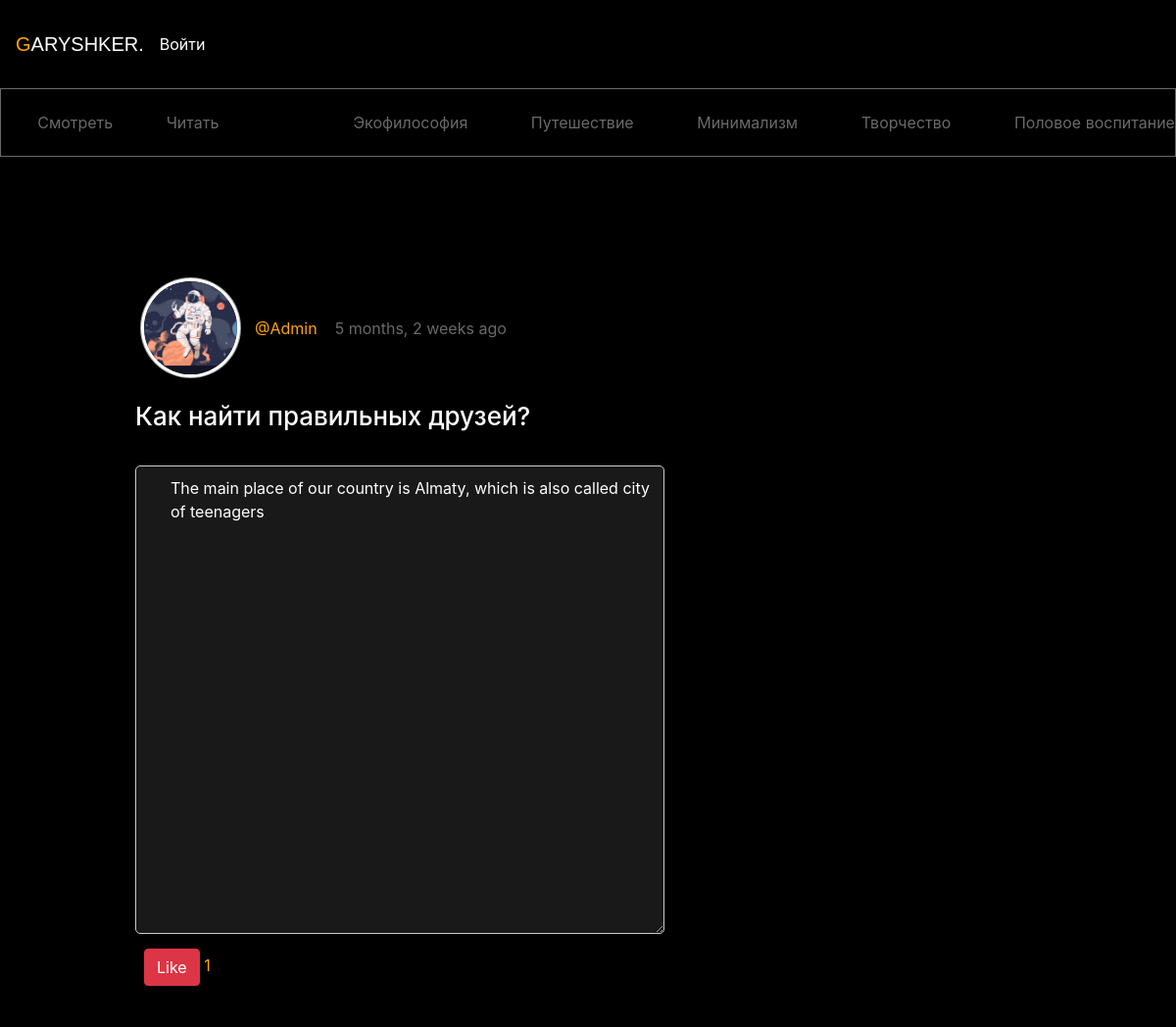
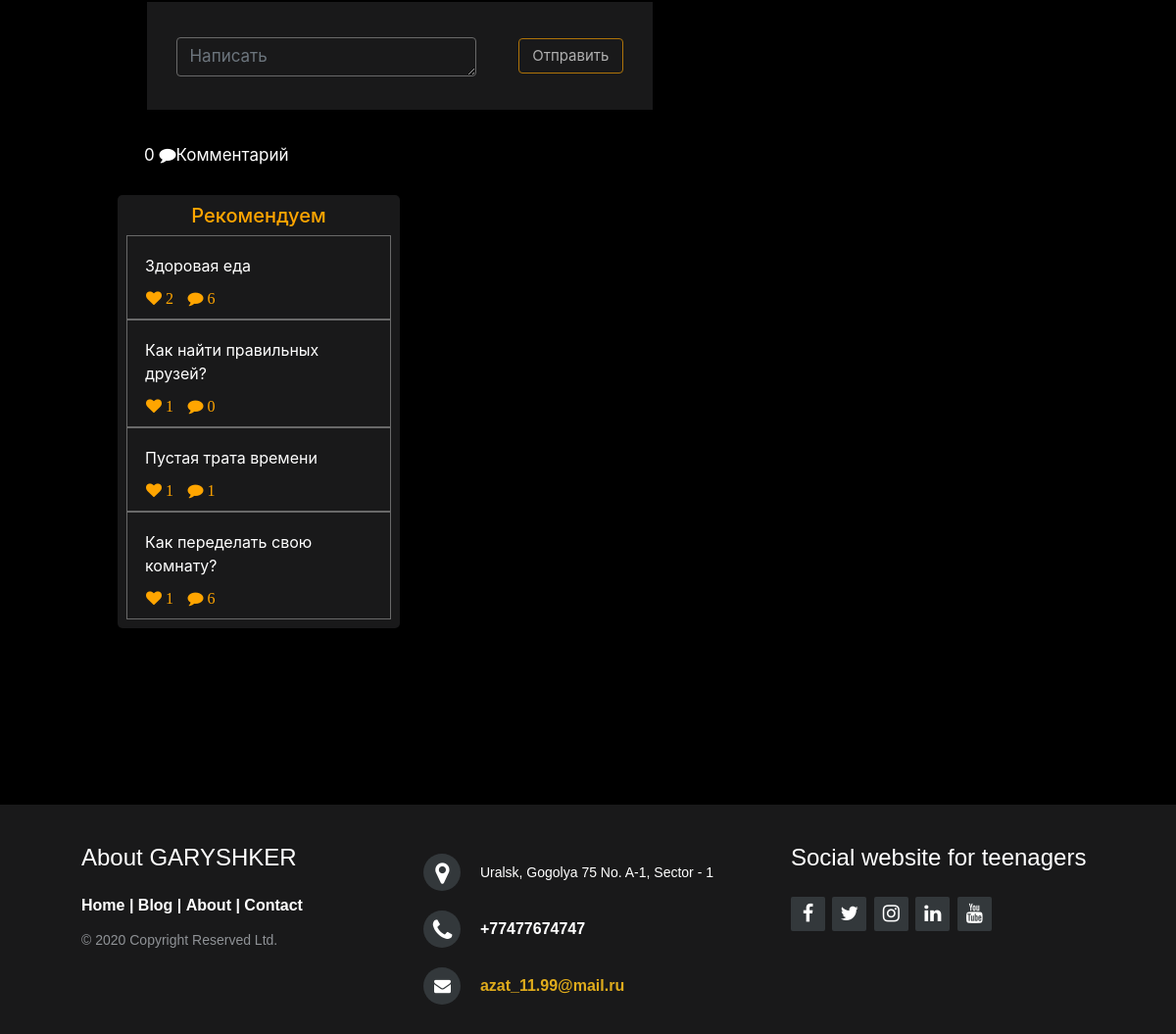
The app's page /obrazovanie/report_detail/8, older data (2 pictures, top to bottom).
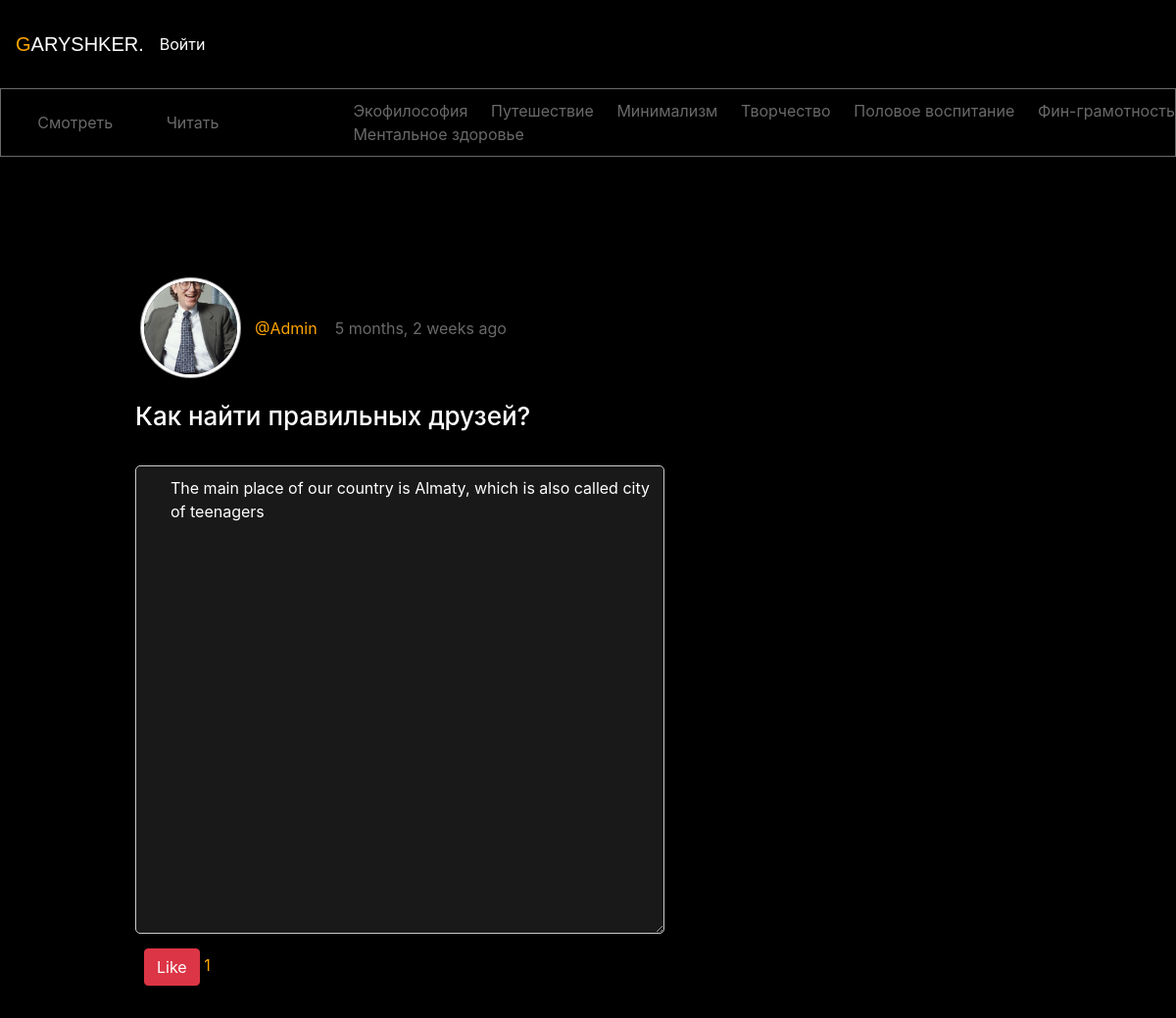
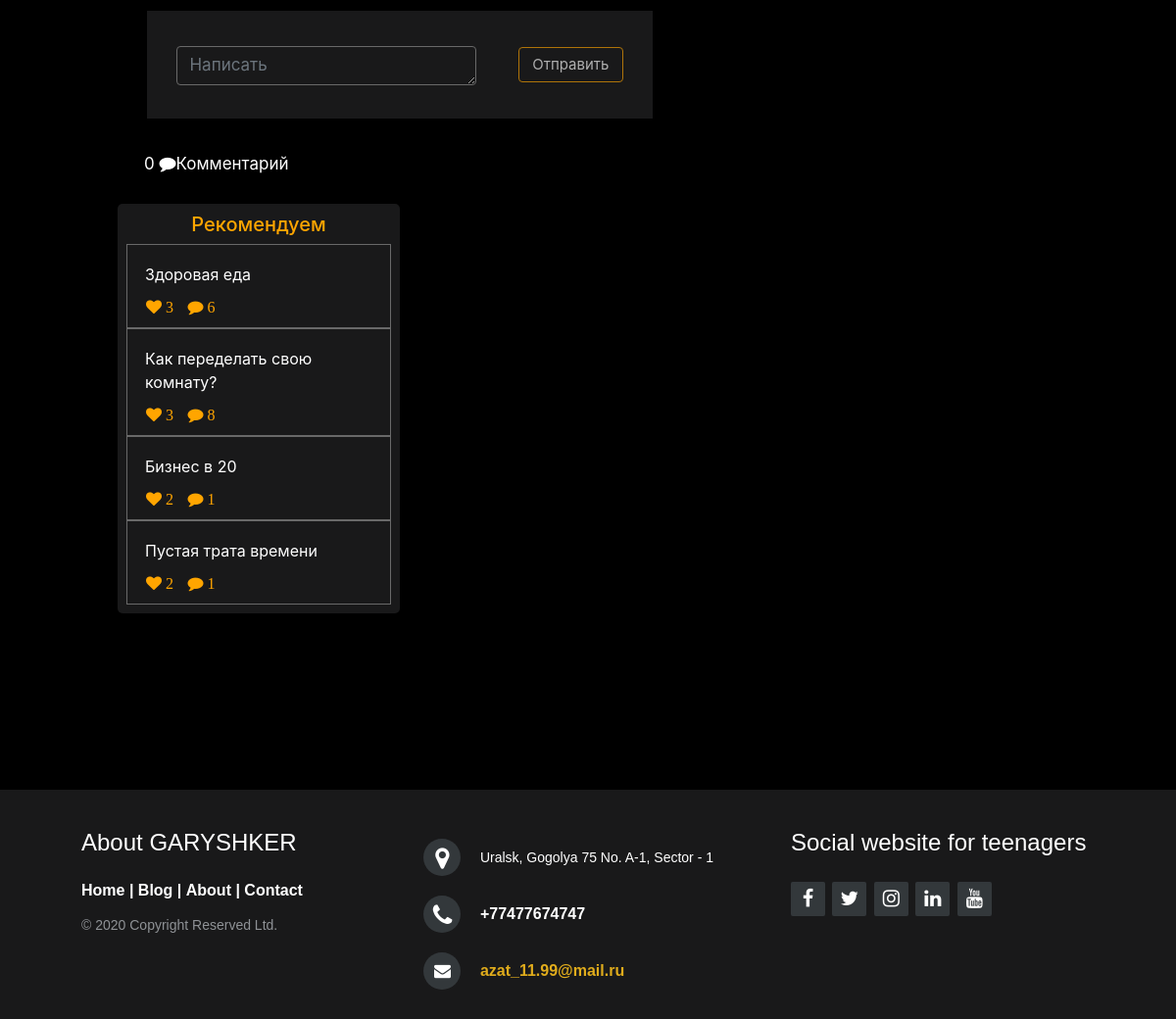
The same page, newer data (2 pictures, top to bottom).
### Obrazovanie/models.py (models this page shows, shortened)
class Genre(models.Model):
    name = models.CharField(max_length=120)
    slug = models.SlugField(blank=True, unique=True)

class Report(models.Model):
    author = models.ForeignKey(User, on_delete=models.CASCADE, null=True)
    title = models.CharField(max_length=120)
    image = models.ImageField(blank=True, upload_to='report-image')
    header = models.TextField(blank=True, null=True)
    genre = models.ForeignKey(Genre, on_delete=models.CASCADE, blank=True, null=True)
    body = models.TextField(blank=True, null=True)
    wrote_date = models.DateTimeField(default=timezone.now)
    likes = models.ManyToManyField(User, related_name='likes', blank=True)
    moderation = models.BooleanField("Проверено", default=False)
    favourite = models.ManyToManyField(User, related_name='favourite', blank=True)
    def __str__(self):
        return str(self.title)

### User/models.py (models this page shows, shortened)
class Profile(models.Model):
    user = models.OneToOneField(User, on_delete=models.CASCADE)
    images = models.FileField(upload_to='profile', blank=True, default='garysh.jpg', verbose_name=" ")
    city = models.CharField(max_length=120, null=True, blank=True)
    phone = models.CharField(max_length=120, null=True, blank=True)
    age = models.IntegerField(null=True, blank=True)
    comments = models.TextField(null=True, blank=True)

### Obrazovanie/views.py (the view)
# urls.py: path('obrazovanie/report_detail/<int:id>', report_detail, name='report_detail_url'),
def report_detail(request, id):
    report = Report.objects.get(id=id)
    comments = Comment.objects.filter(report=report, reply=None).order_by('-id')
    genre_all = Genre.objects.all()
    popular_post = Report.objects.annotate(like_report=Count('likes')).order_by('-like_report')[:4]
    is_liked = False
    if report.likes.filter(id=request.user.id).exists():
        is_liked=True
    is_favourite=False
    if report.favourite.filter(id=request.user.id).exists():
        is_favourite=True
    if request.method == 'POST':
        comment_form = CommentForm(request.POST or None)
        if comment_form.is_valid():
            content = request.POST.get('content')
            reply_id = request.POST.get('comment_id')
            comment_qs=None
            if reply_id:
                comment_qs = Comment.objects.get(id=reply_id)
            comment = Comment.objects.create(report=report, user = request.user, content=content, reply=comment_qs)
            comment.save()
            return HttpResponseRedirect(reverse('report_detail_url', kwargs={'id': report.id}))
    else:
        comment_form = CommentForm()
    context = {
        'report': report,
        'is_favourite': is_favourite,
        'comments': comments,
        'comment_form': comment_form,
        'is_liked': is_liked,
        'genre_all': genre_all,
        'popular_post': popular_post,
    }
    if request.is_ajax():
        html = render_to_string('obrazovanie/comments.html', context, request=request)
        return JsonResponse({'form':html})
    return render(request, 'obrazovanie/report_detail.html', context)

### Obrazovanie/forms.py
class CommentForm(forms.ModelForm):
    content = forms.CharField(label='', widget=forms.Textarea(attrs={'class': 'form-control', 'placeholder': 'Написать', 'rows': 1, 'cols': 3}))
    class Meta:
        model = Comment
        fields = ('content',)

### Obrazovanie/templates/obrazovanie/report_detail.html (shortened to what this page needs)
{% extends 'base.html' %}
{% block subtitle %}
  <div class="item-genre">
    <div class="item-type">
      {% with url_name=request.resolver_match.url_name %}
        <a class="active" style="text-decoration:none;" href="{% url 'obrazovanie_url' %}">Смотреть </a>
        <a class="{% if url_name == 'all_reports_url' %}active{% endif %}" style="text-decoration: none;" href="{% url 'all_reports_url' %}">Читать</a>
      {% endwith %}
    </div>
    <div class="item-genres">
      {% for genre in genre_all %}
        <a style="text-decoration:none;" href="{% url 'genre_detail_reports_url' slug=genre.slug %}">{{ genre.name }}</a>
        {% endfor %}
    </div>
  </div>
{% endblock %}
{% block content %}
  <div class="container-rep-detail">
      <div class="rep-detail content">
        <div class="rep-author-date">
          <div class="rep-author-img">
            <img src="{{report.author.profile.images.url}}" alt="">
          </div>
          <div class="rep-author">
            <a style="text-decoration:none;" href="{% url 'someone_profile_url' id=report.author.id %}">
              @{{ report.author }}
            </a>
          </div>
            <div class="rep-date">
              {{ report.wrote_date|timesince }} ago
            </div>
        </div>
        <div class="rep-title">
          <h5>{{ report.title }}</h5>
        </div>
        <div class="rep-body">
          <textarea id="com-area" class="rep-textarea" name="name" rows="19" cols="90">{{ report.body }}</textarea>
          <div id="like-section">
          {% include 'obrazovanie/like_section.html' %}
          </div>
          <div class="main-comment-section">
          {% include 'obrazovanie/comments.html' %}
          </div>
        </div>
      </div>
      <div class="rep-rec content">
        <h5 style="text-align:center; color:orange;">Рекомендуем</h5>
        {% for popular_post in popular_post %}
          <div class="reccomend" >
            <div class="rec">
              <a href="{% url 'report_detail_url' id=popular_post.id %}" style="text-decoration:none">
                {{ popular_post }}
              </a>
            </div>
              <i id="like-rep" class="fa fa-heart">
                {{ popular_post.likes.count }}
              </i>
              <i id="like-rep" class="fa fa-comment">
                {{popular_post.comment_set.count}}
              </i>
          </div>
        {% endfor %}
      </div>
  </div>
{% endblock %}

### Obrazovanie/templates/obrazovanie/like_section.html
{% if request.user.is_authenticated %}
<form action="{% url 'likes_url' %}" method="post" style="width:40%;">
  {% csrf_token %}
    <div class="like-section" style=" ">
      <div class="like-body" style="width:60%; height:40px; display:flex">
        <p class="like-count">{{ report.likes.count }}</p>
        {% if is_liked %}
          <button type="submit" style="outline:0;" id="like" name="report_id" value="{{report.id}}" class="btn-like"><i id="like-rep" class="fa fa-heart">Нравится</i></button>
        {% else %}
          <button style="outline:0;" type="submit" id='like' name="report_id" value="{{report.id}}" class="btn-like2"><i id="like-rep2" class="fa fa-heart">Нравится</i></button>
        {% endif %}
      </div>
    </div>
</form>
{% else %}
<a id="like-href" href="/login">
  <button type="" class="btn btn-danger" name="post_id" value="{{report.id}}">Like</button>
    {{ report.likes.count }}
</a>
{% endif %}

Row changes from the older to the newer data that the page shows:
no longer on one of the page's lists (row unchanged): Report: title "Как найти правильных друзей?", likes.count "1", comment_set.count "0"
added Genre: name "Фин-грамотность"
added Genre: name "Ментальное здоровье"
changed through a linked row, Report "Как найти правильных друзей?": author.profile.images: a different picture
computed for Report "Здоровая еда": likes.count "2" → "3"
shown differently, row unchanged: Report "Как переделать свою комнату?": likes.count "1" → "3"; comment_set.count "6" → "8"; moves up the list
now on this page (row unchanged): Report: title "Бизнес в 20", likes.count "2", comment_set.count "1"
computed for Report "Пустая трата времени": likes.count "1" → "2"
